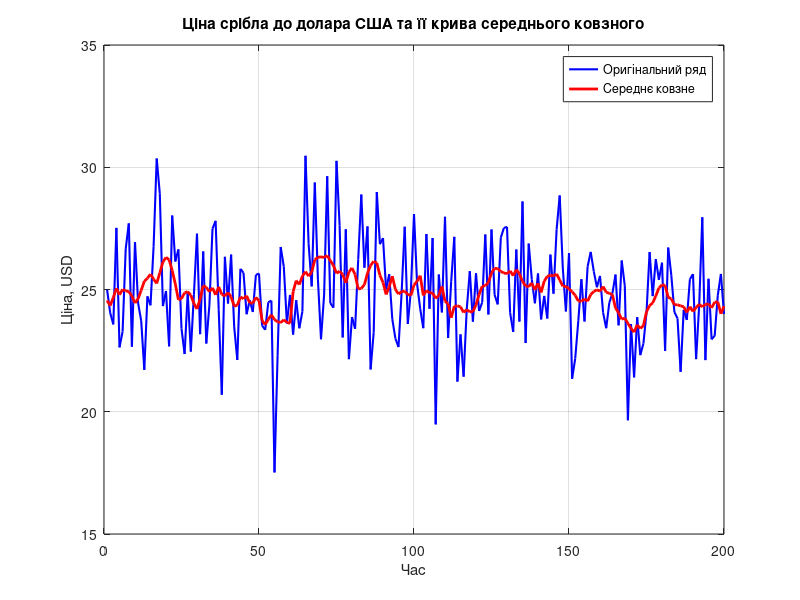

This chart was generated by the following MATLAB code:
% Випадкове генерування фінансових даних
rng(42); % Задаємо seed для відтворюваності результатів
n = 200; % Кількість днів
mean_price = 25; % Середня ціна
std_dev = 2; % Стандартне відхилення

% Генерування синтетичного часового ряду ціни срібла
prices = mean_price + std_dev * randn(n, 1);

% Параметр ковзного вікна
window_size = 10;

% Розрахунок кривої середнього ковзного
moving_avg = movmean(prices, window_size);

% Побудова графіка
plot(prices, 'b', 'LineWidth', 1.5); % Оригінальний часовий ряд
hold on;
plot(moving_avg, 'r', 'LineWidth', 2); % Крива середнього ковзного
title('Ціна срібла до долара США та її крива середнього ковзного');
xlabel('Час');
ylabel('Ціна, USD');
legend('Оригінальний ряд', 'Середнє ковзне');
grid on;
hold off;
